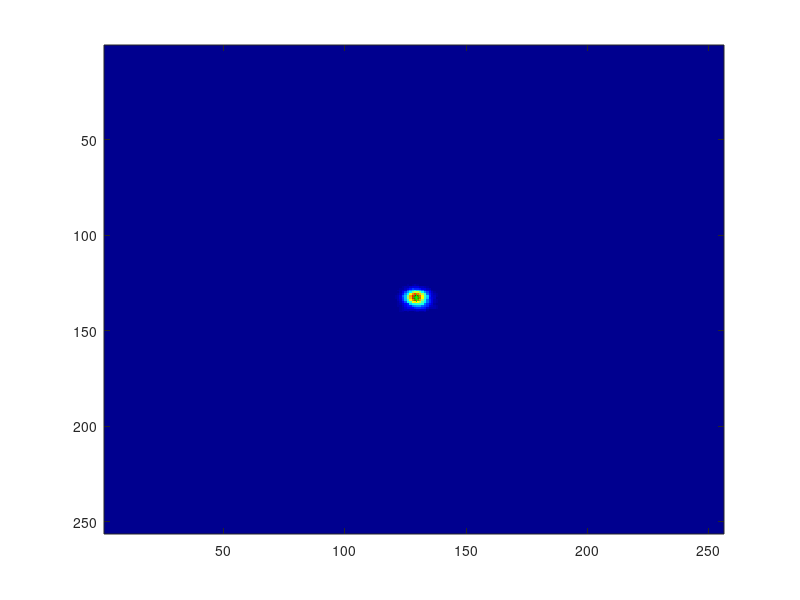

Recreate this plot in MATLAB. (Note: this script raises an error after producing the figure.)
clear
clc
close all

%%%%%%%%%%%%%%%%   G16L0 Centroid   %%%%%%%%%%%%%%%%
load('AngioSurveyScan_G16L0_223419_0um.mat');
FOV = double(GalvoPara.FOV);
SurveyImg = double(fliplr(AI_SaveData));
SurveyImg(SurveyImg<0)=0;
SurveyImgFlt = medfilt2(SurveyImg,[2 2]);
SurveyImgNormMax = SurveyImgFlt/max(SurveyImgFlt(:));
Threshold = 0.1353;
SurveyImgNormMaxTemp = SurveyImgNormMax; 
SurveyImgMask = SurveyImgNormMaxTemp>=Threshold;
SurveyImgMask = bwareafilt(SurveyImgMask, 1, 8);
SurveyImgNormMaxTemp = SurveyImgNormMaxTemp.*SurveyImgMask;
SurveyImgNormSum = SurveyImgNormMaxTemp/sum(SurveyImgNormMaxTemp(:));
[row,col] = size(SurveyImgNormSum);
[X,Y] = ndgrid(1:row,1:col);
row_centroid = sum(sum(X.*SurveyImgNormSum));
col_centroid = sum(sum(Y.*SurveyImgNormSum));
%%%%%%%%%%   Plot Centroid
h1 = figure;
imagesc(SurveyImgFlt);
hold on
plot(col_centroid,row_centroid,'g*');
colormap jet

%%%%%%%%%%%%%%%%   G16L0 Plot Transverse   %%%%%%%%%%%%%%%%
PixelNum_5um_X = 5/FOV*double(GalvoPara.PixelX);
y_PixelNum_5um = 230*ones(1,2*round(PixelNum_5um_X));
PixelNum_5um_Y = 5/FOV*double(GalvoPara.PixelY);
x_PixelNum_5um = 20*ones(1,2*round(PixelNum_5um_Y));

I0 = SurveyImgFlt;
I0 = I0/max(I0(:));
h_fig3a_0 = figure;
h_fig3a_0.Units ='inch';
h_fig3a_0.Position=[2 2 1.5 1.5];
h_fig3a_0.PaperPositionMode='auto';
ax_handle = axes(h_fig3a_0, 'Position', [0 0 1 1]);
imagesc(I0,[0 1]);
colormap jet;
%%% Plot line
hold on
plot(linspace(20,20+PixelNum_5um_X,2*round(PixelNum_5um_X)),y_PixelNum_5um,'w-','Linewidth',3);
plot(x_PixelNum_5um,linspace(230-PixelNum_5um_Y,230,2*round(PixelNum_5um_Y)),'w-','Linewidth',3);
text(75,232,'X','Fontname', 'Calibri','FontSize',14,'FontWeight','bold','Color','w');
text(12,165,'Y','Fontname', 'Calibri','FontSize',14,'FontWeight','bold','Color','w');
set(gcf, 'InvertHardCopy', 'off');
set(gcf, 'Color', 'w');
axis tight
axis equal
axis off
print(h_fig3a_0,'-dtiffn','-r600','Fig3a_Tran_0.tif');

%%%%%%%%%%%%%%%%    G16L0 Plot Axial   %%%%%%%%%%%%%%%%
load('AngioStack_G16L0_223802_0_24_1um.mat');
FOV = double(GalvoPara.FOV);
for i = 1:size(AI_SaveData,3)
    AI_SaveData(:,:,i) = fliplr(AI_SaveData(:,:,i));
end
StackImg = double(AI_SaveData);
StackImg(StackImg<0) = 0;
StackImgFlt = medfilt3(StackImg,[3 3 3]); 
StackImgMid = squeeze(StackImgFlt(round(row_centroid),:,:));
StackImgMid = StackImgMid';
[X,Y] = meshgrid(-127.5:127.5,-12:12);
[Xq,Yq] = meshgrid(-127.5:127.5,linspace(-12,12,256)); 
StackImgMidInterp = interp2(X,Y,StackImgMid,Xq,Yq,'linear');

PixelNum_5um_Tran = 5/FOV*double(GalvoPara.PixelX);
y_PixelNum_5um_Tran = 230*ones(1,2*round(PixelNum_5um_Tran));
PixelNum_5um_Axial = 5/25*256;
x_PixelNum_5um_Axial = 20*ones(1,2*round(PixelNum_5um_Axial));

I0 = StackImgMidInterp;
I0 = I0/max(I0(:));
h_fig3a_Axial_0 = figure;
h_fig3a_Axial_0.Units ='inch';
h_fig3a_Axial_0.Position=[2 2 1.5 1.5];
h_fig3a_Axial_0.PaperPositionMode='auto';
ax_handle = axes(h_fig3a_Axial_0, 'Position', [0 0 1 1]);
imagesc(I0,[0 1]);
colormap jet;
%%% Plot line
hold on
plot(linspace(20,20+PixelNum_5um_Tran,2*round(PixelNum_5um_Tran)),y_PixelNum_5um_Tran,'w-','Linewidth',3);
plot(x_PixelNum_5um_Axial,linspace(230-PixelNum_5um_Axial,230,2*round(PixelNum_5um_Axial)),'w-','Linewidth',3)
text(75,232,'X','Fontname', 'Calibri','FontSize',14,'FontWeight','bold','Color','w');
text(12,165,'Z','Fontname', 'Calibri','FontSize',14,'FontWeight','bold','Color','w');
set(gcf, 'InvertHardCopy', 'off');
set(gcf, 'Color', 'w');
axis tight
axis equal
axis off
print(h_fig3a_Axial_0,'-dtiffn','-r600','Fig3a_Axial_0.tif');

%%%%%%%%%%%%%%%%   G16L5 Centroid   %%%%%%%%%%%%%%%%
load('AngioSurveyScan_G16L5_230336_0um.mat');
FOV = double(GalvoPara.FOV);
SurveyImg = double(fliplr(AI_SaveData));
SurveyImg(SurveyImg<0)=0;
SurveyImgFlt = medfilt2(SurveyImg,[2 2]);
SurveyImgNormMax = SurveyImgFlt/max(SurveyImgFlt(:));
Threshold = 0.1353;
SurveyImgNormMaxTemp = SurveyImgNormMax; 
SurveyImgMask(SurveyImgNormMaxTemp>=Threshold) = 1;
SurveyImgMask(SurveyImgNormMaxTemp<Threshold) = 0;
SurveyImgNormSum = SurveyImgMask/sum(SurveyImgMask(:));
[row,col] = size(SurveyImgNormSum);
[X,Y] = ndgrid(1:row,1:col);
row_centroid = sum(sum(X.*SurveyImgNormSum));
col_centroid = sum(sum(Y.*SurveyImgNormSum));
%%%%%%%%%%   Plot Centroid
h1 = figure;
imagesc(SurveyImgFlt);
hold on
plot(col_centroid,row_centroid,'g*');
colormap jet

%%%%%%%%%%%%%%%%   G16L5 Plot Transverse   %%%%%%%%%%%%%%%% 
I0 = SurveyImgFlt;
I0 = I0/max(I0(:));
h_fig3a_5 = figure;
h_fig3a_5.Units ='inch';
h_fig3a_5.Position=[2 2 1.5 1.5];
h_fig3a_5.PaperPositionMode='auto';
ax_handle = axes(h_fig3a_5, 'Position', [0 0 1 1]);
imagesc(I0,[0 1]);
colormap jet;
set(gcf, 'InvertHardCopy', 'off');
set(gcf, 'Color', 'w');
axis tight
axis equal
axis off
print(h_fig3a_5,'-dtiffn','-r600','Fig3a_Tran_5.tif');

%%%%%%%%%%%%%%%%   G16L5 Plot Axial   %%%%%%%%%%%%%%%% 
load('AngioStack_G16L5_230650_0_24_1um.mat');
FOV = double(GalvoPara.FOV);
for i = 1:size(AI_SaveData,3)
    AI_SaveData(:,:,i) = fliplr(AI_SaveData(:,:,i));
end
StackImg = double(AI_SaveData);
StackImg(StackImg<0) = 0;
StackImgFlt = medfilt3(StackImg,[3 3 3]); 
StackImgMid = squeeze(StackImgFlt(round(row_centroid),:,:));
StackImgMid = StackImgMid';
[X,Y] = meshgrid(-127.5:127.5,-12:12);
[Xq,Yq] = meshgrid(-127.5:127.5,linspace(-12,12,256)); 
StackImgMidInterp = interp2(X,Y,StackImgMid,Xq,Yq,'linear');

I0 = StackImgMidInterp;
I0 = I0/max(I0(:));
h_fig3a_Axial_5 = figure;
h_fig3a_Axial_5.Units ='inch';
h_fig3a_Axial_5.Position=[2 2 1.5 1.5];
h_fig3a_Axial_5.PaperPositionMode='auto';
ax_handle = axes(h_fig3a_Axial_5, 'Position', [0 0 1 1]);
imagesc(I0,[0 1]);
colormap jet;
set(gcf, 'InvertHardCopy', 'off');
set(gcf, 'Color', 'w');
axis tight
axis equal
axis off
print(h_fig3a_Axial_5,'-dtiffn','-r600','Fig3a_Axial_5.tif');

%%%%%%%%%%%%%%%%   G16L11 Centroid   %%%%%%%%%%%%%%%%
load('AngioSurveyScan_G16L11_215548_0um.mat');
FOV = double(GalvoPara.FOV);
SurveyImg = double(fliplr(AI_SaveData));
SurveyImg(SurveyImg<0)=0;
SurveyImgFlt = medfilt2(SurveyImg,[2 2]);
SurveyImgNormMax = SurveyImgFlt/max(SurveyImgFlt(:));
Threshold = 0.05;
SurveyImgNormMaxTemp = SurveyImgNormMax; 
SurveyImgMask(SurveyImgNormMaxTemp>=Threshold) = 1;
SurveyImgMask(SurveyImgNormMaxTemp<Threshold) = 0;
SurveyImgNormSum = SurveyImgMask/sum(SurveyImgMask(:));
[row,col] = size(SurveyImgNormSum);
[X,Y] = ndgrid(1:row,1:col);
row_centroid = sum(sum(X.*SurveyImgNormSum));
col_centroid = sum(sum(Y.*SurveyImgNormSum));
%%%%%%%%%%   Plot Centroid
h1 = figure;
imagesc(SurveyImgFlt);
hold on
plot(col_centroid,row_centroid,'g*');
colormap jet

%%%%%%%%%%%%%%%%   G16L11 Plot Transverse   %%%%%%%%%%%%%%%% 
I0 = SurveyImgFlt;
I0 = I0/max(I0(:));
h_fig3a_11 = figure;
h_fig3a_11.Units ='inch';
h_fig3a_11.Position=[2 2 1.5 1.5];
h_fig3a_11.PaperPositionMode='auto';
ax_handle = axes(h_fig3a_11, 'Position', [0 0 1 1]);
imagesc(I0,[0 1]);
colormap jet;
set(gcf, 'InvertHardCopy', 'off');
set(gcf, 'Color', 'w');
axis tight
axis equal
axis off
print(h_fig3a_11,'-dtiffn','-r600','Fig3a_Tran_11.tif');

%%%%%%%%%%%%%%%%   G16L11 Plot Axial   %%%%%%%%%%%%%%%% 
load('AngioStack_G16L11_215921_0_24_1um.mat');
FOV = double(GalvoPara.FOV);
for i = 1:size(AI_SaveData,3)
    AI_SaveData(:,:,i) = fliplr(AI_SaveData(:,:,i));
end
StackImg = double(AI_SaveData);
StackImg(StackImg<0) = 0;
StackImgFlt = medfilt3(StackImg,[3 3 3]); 
StackImgMid = squeeze(StackImgFlt(round(row_centroid),:,:));
StackImgMid = StackImgMid';
[X,Y] = meshgrid(-127.5:127.5,-12:12);
[Xq,Yq] = meshgrid(-127.5:127.5,linspace(-12,12,256)); 
StackImgMidInterp = interp2(X,Y,StackImgMid,Xq,Yq,'linear');

I0 = StackImgMidInterp;
I0 = I0/max(I0(:));
h_fig3a_Axial_11 = figure;
h_fig3a_Axial_11.Units ='inch';
h_fig3a_Axial_11.Position=[2 2 1.5 1.5];
h_fig3a_Axial_11.PaperPositionMode='auto';
ax_handle = axes(h_fig3a_Axial_11, 'Position', [0 0 1 1]);
imagesc(I0,[0 1]);
colormap jet;
set(gcf, 'InvertHardCopy', 'off');
set(gcf, 'Color', 'w');
axis tight
axis equal
axis off
print(h_fig3a_Axial_11,'-dtiffn','-r600','Fig3a_Axial_11.tif');

%%%%%%%%%%%%%%%%   G16L15 Centroid   %%%%%%%%%%%%%%%%
load('AngioSurveyScan_G16L15_214144_0um.mat');
FOV = double(GalvoPara.FOV);
SurveyImg = double(fliplr(AI_SaveData));
SurveyImg(SurveyImg<0)=0;
SurveyImgFlt = medfilt2(SurveyImg,[2 2]);
SurveyImgNormMax = SurveyImgFlt/max(SurveyImgFlt(:));
Threshold = 0.05;
SurveyImgNormMaxTemp = SurveyImgNormMax; 
SurveyImgMask(SurveyImgNormMaxTemp>=Threshold) = 1;
SurveyImgMask(SurveyImgNormMaxTemp<Threshold) = 0;
SurveyImgNormSum = SurveyImgMask/sum(SurveyImgMask(:));
[row,col] = size(SurveyImgNormSum);
[X,Y] = ndgrid(1:row,1:col);
row_centroid = sum(sum(X.*SurveyImgNormSum));
col_centroid = sum(sum(Y.*SurveyImgNormSum));
%%%%%%%%%%   Plot Centroid
h1 = figure;
imagesc(SurveyImgFlt);
hold on
plot(col_centroid,row_centroid,'g*');
colormap jet

%%%%%%%%%%%%%%%%   G16L15 Plot Transverse   %%%%%%%%%%%%%%%% 
I0 = SurveyImgFlt;
I0 = I0/max(I0(:));
h_fig3a_15 = figure;
h_fig3a_15.Units ='inch';
h_fig3a_15.Position=[2 2 1.5 1.5];
h_fig3a_15.PaperPositionMode='auto';
ax_handle = axes(h_fig3a_15, 'Position', [0 0 1 1]);
imagesc(I0,[0 1]);
colormap jet;
set(gcf, 'InvertHardCopy', 'off');
set(gcf, 'Color', 'w');
axis tight
axis equal
axis off
print(h_fig3a_15,'-dtiffn','-r600','Fig3a_Tran_15.tif');

%%%%%%%%%%%%%%%%   G16L15 Plot Axial   %%%%%%%%%%%%%%%% 
load('AngioStack_G16L15_214504_0_24_1um.mat');
FOV = double(GalvoPara.FOV);
for i = 1:size(AI_SaveData,3)
    AI_SaveData(:,:,i) = fliplr(AI_SaveData(:,:,i));
end
StackImg = double(AI_SaveData);
StackImg(StackImg<0) = 0;
StackImgFlt = medfilt3(StackImg,[3 3 3]); 
StackImgMid = squeeze(StackImgFlt(round(row_centroid),:,:));
StackImgMid = StackImgMid';
[X,Y] = meshgrid(-127.5:127.5,-12:12);
[Xq,Yq] = meshgrid(-127.5:127.5,linspace(-12,12,256)); 
StackImgMidInterp = interp2(X,Y,StackImgMid,Xq,Yq,'linear');

I0 = StackImgMidInterp;
I0 = I0/max(I0(:));
h_fig3a_Axial_15 = figure;
h_fig3a_Axial_15.Units ='inch';
h_fig3a_Axial_15.Position=[2 2 1.5 1.5];
h_fig3a_Axial_15.PaperPositionMode='auto';
ax_handle = axes(h_fig3a_Axial_15, 'Position', [0 0 1 1]);
imagesc(I0,[0 1]);
colormap jet;
set(gcf, 'InvertHardCopy', 'off');
set(gcf, 'Color', 'w');
axis tight
axis equal
axis off
print(h_fig3a_Axial_15,'-dtiffn','-r600','Fig3a_Axial_15.tif');

%%%%%%%%%%%%%%%%   G16L20 Centroid   %%%%%%%%%%%%%%%%
load('AngioSurveyScan_G16L20_203752_0um.mat');
FOV = double(GalvoPara.FOV);
SurveyImg = double(fliplr(AI_SaveData));
SurveyImg(SurveyImg<0)=0;
SurveyImgFlt = medfilt2(SurveyImg,[2 2]);
SurveyImgNormMax = SurveyImgFlt/max(SurveyImgFlt(:));
Threshold = 0.05;
SurveyImgNormMaxTemp = SurveyImgNormMax; 
SurveyImgMask(SurveyImgNormMaxTemp>=Threshold) = 1;
SurveyImgMask(SurveyImgNormMaxTemp<Threshold) = 0;
SurveyImgNormSum = SurveyImgMask/sum(SurveyImgMask(:));
[row,col] = size(SurveyImgNormSum);
[X,Y] = ndgrid(1:row,1:col);
row_centroid = sum(sum(X.*SurveyImgNormSum));
col_centroid = sum(sum(Y.*SurveyImgNormSum));
%%%%%%%%%%   Plot Centroid
h1 = figure;
imagesc(SurveyImgFlt);
hold on
plot(col_centroid,row_centroid,'g*');
colormap jet

%%%%%%%%%%%%%%%%   G16L20 Plot Transverse   %%%%%%%%%%%%%%%% 
I0 = SurveyImgFlt;
I0 = I0/max(I0(:));
h_fig3a_20 = figure;
h_fig3a_20.Units ='inch';
h_fig3a_20.Position=[2 2 1.5 1.5];
h_fig3a_20.PaperPositionMode='auto';
ax_handle = axes(h_fig3a_20, 'Position', [0 0 1 1]);
imagesc(I0,[0 1]);
colormap jet;
set(gcf, 'InvertHardCopy', 'off');
set(gcf, 'Color', 'w');
axis tight
axis equal
axis off
print(h_fig3a_20,'-dtiffn','-r600','Fig3a_Tran_20.tif');

%%%%%%%%%%%%%%%%   G16L20 Plot Axial   %%%%%%%%%%%%%%%% 
load('AngioStack_G16L20_204156_0_24_1um.mat');
FOV = double(GalvoPara.FOV);
for i = 1:size(AI_SaveData,3)
    AI_SaveData(:,:,i) = fliplr(AI_SaveData(:,:,i));
end
StackImg = double(AI_SaveData);
StackImg(StackImg<0) = 0;
StackImgFlt = medfilt3(StackImg,[3 3 3]); 
StackImgMid = squeeze(StackImgFlt(round(row_centroid),:,:));
StackImgMid = StackImgMid';
[X,Y] = meshgrid(-127.5:127.5,-12:12);
[Xq,Yq] = meshgrid(-127.5:127.5,linspace(-12,12,256)); 
StackImgMidInterp = interp2(X,Y,StackImgMid,Xq,Yq,'linear');

I0 = StackImgMidInterp;
I0 = I0/max(I0(:));
h_fig3a_Axial_20 = figure;
h_fig3a_Axial_20.Units ='inch';
h_fig3a_Axial_20.Position=[2 2 1.5 1.5];
h_fig3a_Axial_20.PaperPositionMode='auto';
ax_handle = axes(h_fig3a_Axial_20, 'Position', [0 0 1 1]);
imagesc(I0,[0 1]);
colormap jet;
set(gcf, 'InvertHardCopy', 'off');
set(gcf, 'Color', 'w');
axis tight
axis equal
axis off
print(h_fig3a_Axial_20,'-dtiffn','-r600','Fig3a_Axial_20.tif');

%%%%%%%%%%%%%%%%   G16L25 Centroid   %%%%%%%%%%%%%%%%
load('AngioSurveyScan_G16L25_201036_0um.mat');
FOV = double(GalvoPara.FOV);
SurveyImg = double(fliplr(AI_SaveData));
SurveyImg(SurveyImg<0)=0;
SurveyImgFlt = medfilt2(SurveyImg,[2 2]);
SurveyImgNormMax = SurveyImgFlt/max(SurveyImgFlt(:));
Threshold = 0.05;
SurveyImgNormMaxTemp = SurveyImgNormMax; 
SurveyImgMask(SurveyImgNormMaxTemp>=Threshold) = 1;
SurveyImgMask(SurveyImgNormMaxTemp<Threshold) = 0;
SurveyImgNormSum = SurveyImgMask/sum(SurveyImgMask(:));
[row,col] = size(SurveyImgNormSum);
[X,Y] = ndgrid(1:row,1:col);
row_centroid = sum(sum(X.*SurveyImgNormSum));
col_centroid = sum(sum(Y.*SurveyImgNormSum));
%%%%%%%%%%   Plot Centroid
h1 = figure;
imagesc(SurveyImgFlt);
hold on
plot(col_centroid,row_centroid,'g*');
colormap jet

%%%%%%%%%%%%%%%%   G16L25 Plot Transverse   %%%%%%%%%%%%%%%% 
I0 = SurveyImgFlt;
I0 = I0/max(I0(:));
h_fig3a_25 = figure;
h_fig3a_25.Units ='inch';
h_fig3a_25.Position=[2 2 1.5 1.5];
h_fig3a_25.PaperPositionMode='auto';
ax_handle = axes(h_fig3a_25, 'Position', [0 0 1 1]);
imagesc(I0,[0 1]);
colormap jet;
set(gcf, 'InvertHardCopy', 'off');
set(gcf, 'Color', 'w');
axis tight
axis equal
axis off
print(h_fig3a_25,'-dtiffn','-r600','Fig3a_Tran_25.tif');

%%%%%%%%%%%%%%%%   G16L25 Plot Axial   %%%%%%%%%%%%%%%% 
load('AngioStack_G16L25_201455_0_24_1um.mat');
FOV = double(GalvoPara.FOV);
for i = 1:size(AI_SaveData,3)
    AI_SaveData(:,:,i) = fliplr(AI_SaveData(:,:,i));
end
StackImg = double(AI_SaveData);
StackImg(StackImg<0) = 0;
StackImgFlt = medfilt3(StackImg,[3 3 3]); 
StackImgMid = squeeze(StackImgFlt(round(row_centroid),:,:));
StackImgMid = StackImgMid';
[X,Y] = meshgrid(-127.5:127.5,-12:12);
[Xq,Yq] = meshgrid(-127.5:127.5,linspace(-12,12,256)); 
StackImgMidInterp = interp2(X,Y,StackImgMid,Xq,Yq,'linear');

I0 = StackImgMidInterp;
I0 = I0/max(I0(:));
h_fig3a_Axial_25 = figure;
h_fig3a_Axial_25.Units ='inch';
h_fig3a_Axial_25.Position=[2 2 1.5 1.5];
h_fig3a_Axial_25.PaperPositionMode='auto';
ax_handle = axes(h_fig3a_Axial_25, 'Position', [0 0 1 1]);
imagesc(I0,[0 1]);
colormap jet;
set(gcf, 'InvertHardCopy', 'off');
set(gcf, 'Color', 'w');
axis tight
axis equal
axis off
print(h_fig3a_Axial_25,'-dtiffn','-r600','Fig3a_Axial_25.tif');

%%% Plot colorbar only
h_fig3a_00 = figure;
h_fig3a_00.Units ='inch';
h_fig3a_00.Position=[2 2 2.62 2];
h_fig3a_00.PaperPositionMode='auto';
ax_handle = axes(h_fig3a_00, 'Position', [0 0.05 1 0.82]);
imagesc(I0,[0 1]);
colormap jet;
h_colorbar = colorbar;
set(h_colorbar,'Fontname', 'Calibri','FontSize',8,'FontWeight','bold','Position',[0.85 0.05 0.03 0.82]);
axis tight
axis equal
axis off
print(h_fig3a_00,'Fig3a_Colorbar','-dmeta');  